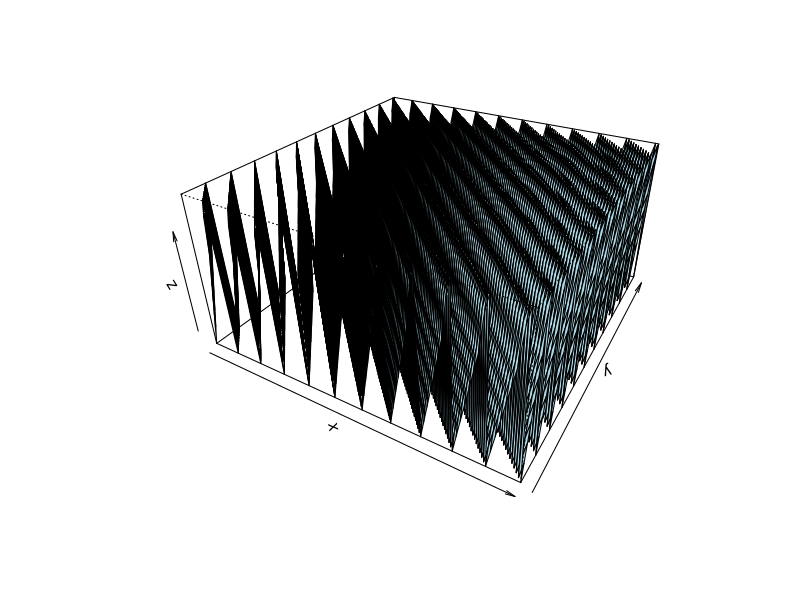
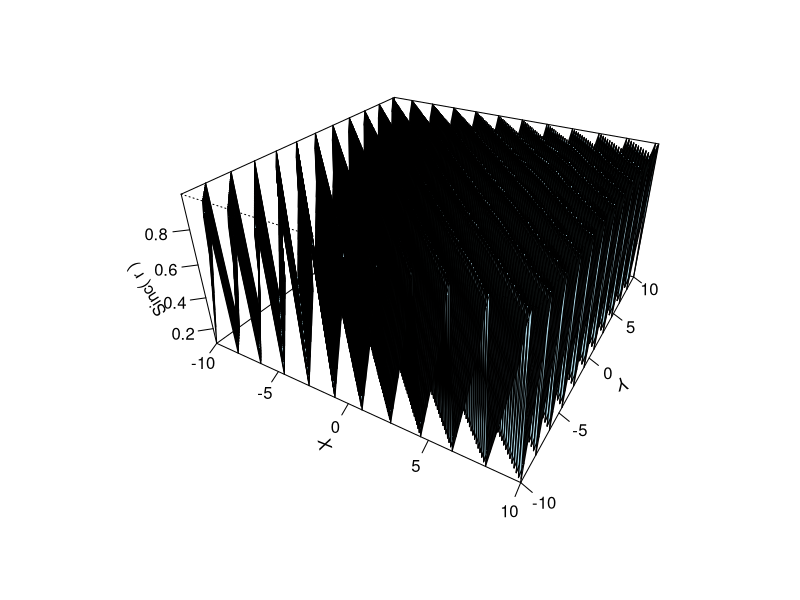
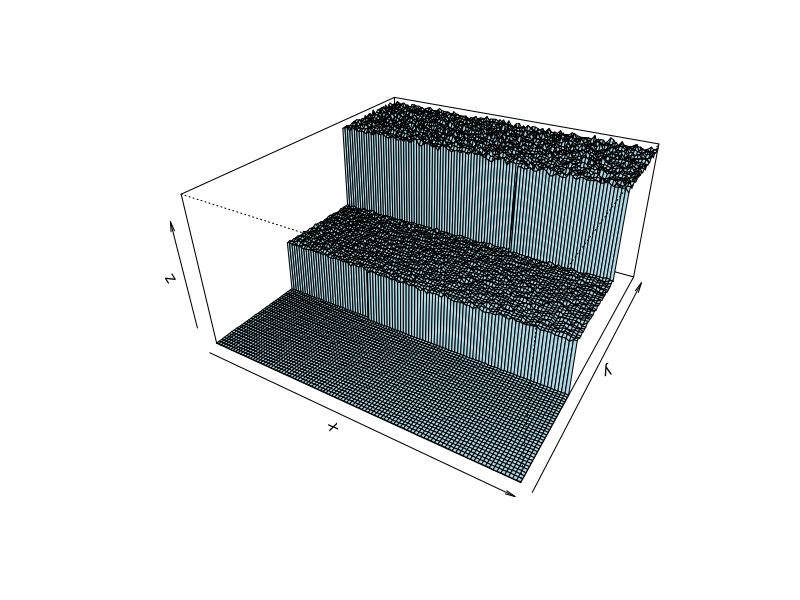
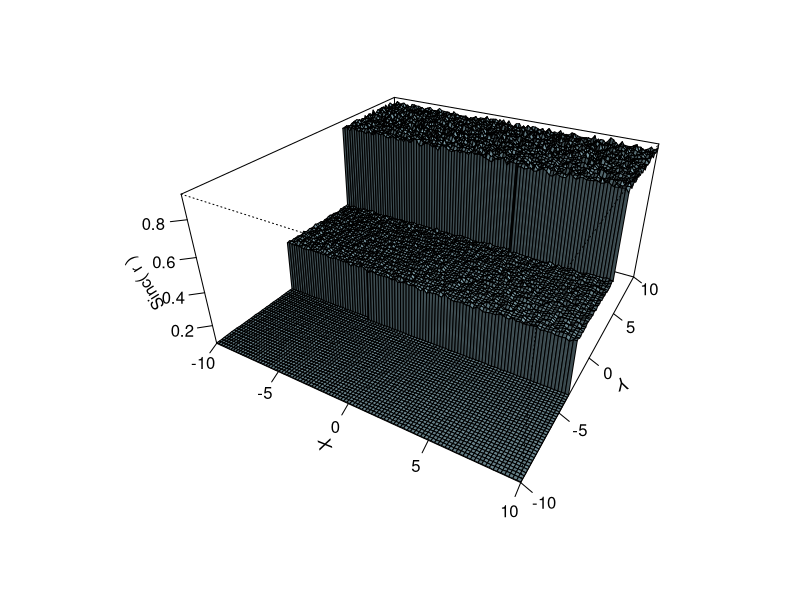
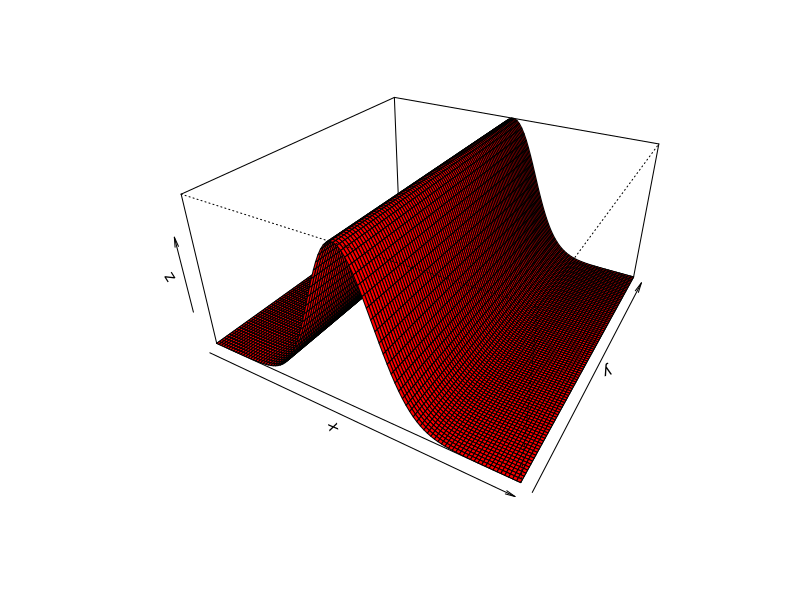
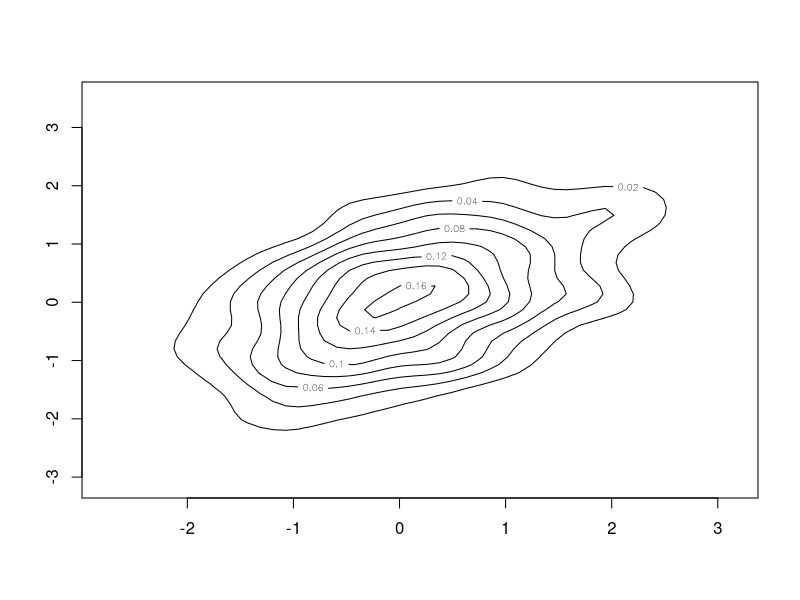
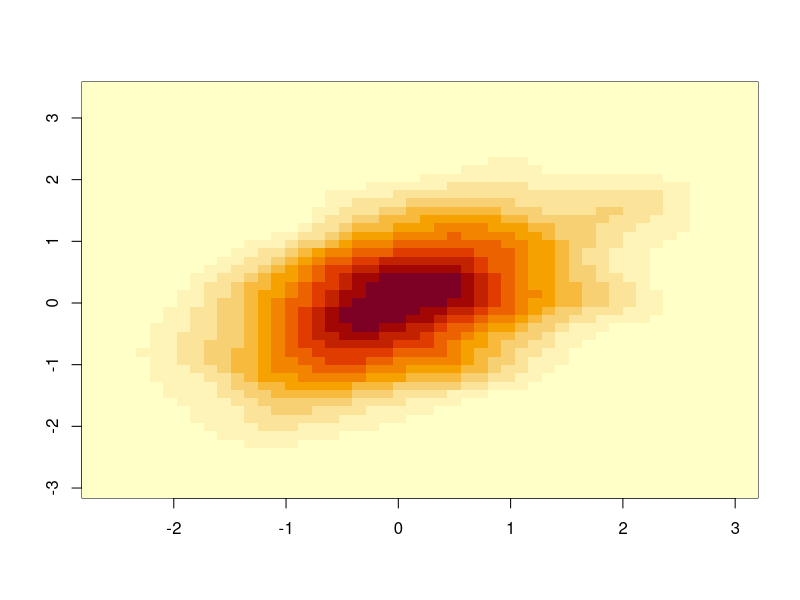
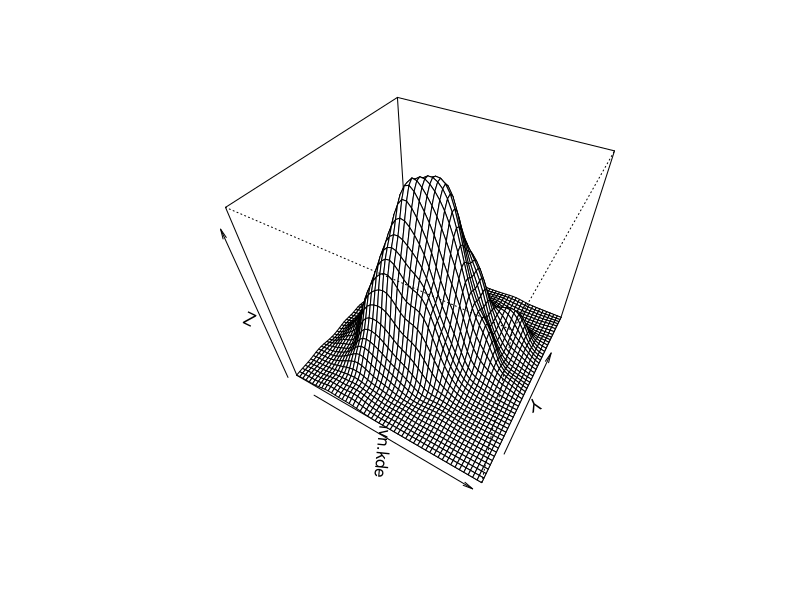

Recreate these plots in R, in order.
# fun with persp


x <- seq(-10, 10, length= 100)
y <- x
z <- matrix(data = rep(c(0.1,0.2,0.3,0.4,0.5,0.6,0.7,0.9,0.99),1000),nrow = 100,ncol = 100,byrow = F)
op <- par(bg = "white")
persp(x, y, z, theta = 30, phi = 30, expand = 0.5, col = "lightblue")
persp(x, y, z, theta = 30, phi = 30, expand = 0.5, col = "lightblue",
			ltheta = 120, shade = 0.75, ticktype = "detailed",
			xlab = "X", ylab = "Y", zlab = "Sinc( r )"
) -> res

x <- seq(-10, 10, length= 100)
y <- x
z <- matrix(data = c(rnorm(3333,0.09,0.001),rnorm(3333,0.39,0.005),rnorm(3334,0.89,0.010)),nrow = 100,ncol = 100,byrow = F)
op <- par(bg = "white")
persp(x, y, z, theta = 30, phi = 30, expand = 0.5, col = "lightblue")
persp(x, y, z, theta = 30, phi = 30, expand = 0.5, col = "lightblue",
			ltheta = 120, shade = 0.75, ticktype = "detailed",
			xlab = "X", ylab = "Y", zlab = "Sinc( r )"
) -> res

x <- seq(-10, 10, length= 100)
y <- x
z <- matrix(data = rep(dnorm(seq(-5,5,length = 100),mean = 0, sd = 1),100),nrow = 100,ncol = 100,byrow = F)
op <- par(bg = "white")
persp(x, y, z, theta = 30, phi = 30, expand = 0.5, col = "red")

#####
#https://stat.ethz.ch/pipermail/r-help/2003-September/038314.html
#
library(MASS)
bivn <- mvrnorm(1000, mu = c(0, 0), Sigma = matrix(c(1, .5, .5, 1), 2))

# now we do a kernel density estimate
bivn.kde <- kde2d(bivn[,1], bivn[,2], n = 50)

# now plot your results
contour(bivn.kde)
image(bivn.kde)
persp(bivn.kde, phi = 45, theta = 30)

# fancy contour with image
image(bivn.kde); contour(bivn.kde, add = T)

# fancy perspective
persp(bivn.kde, phi = 45, theta = 30, shade = 1, border = 1,col = 'red')

# from mass help
attach(geyser)
plot(duration[-272], duration[-1], xlim = c(0.5, 6),
		 ylim = c(1, 6),xlab = "previous duration", ylab = "duration")
f1 <- kde2d(duration[-272], duration[-1],
						h = rep(1.5, 2), n = 50, lims = c(0.5, 6, 0.5, 6))
contour(f1, xlab = "previous duration",
				ylab = "duration", levels  =  c(0.05, 0.1, 0.2, 0.4) )
f1 <- kde2d(duration[-272], duration[-1],
						h = rep(0.6, 2), n = 50, lims = c(0.5, 6, 0.5, 6))
contour(f1, xlab = "previous duration",
				ylab = "duration", levels  =  c(0.05, 0.1, 0.2, 0.4) )
f1 <- kde2d(duration[-272], duration[-1],
						h = rep(0.4, 2), n = 50, lims = c(0.5, 6, 0.5, 6))
contour(f1, xlab = "previous duration",
				ylab = "duration", levels  =  c(0.05, 0.1, 0.2, 0.4) )
detach("geyser")